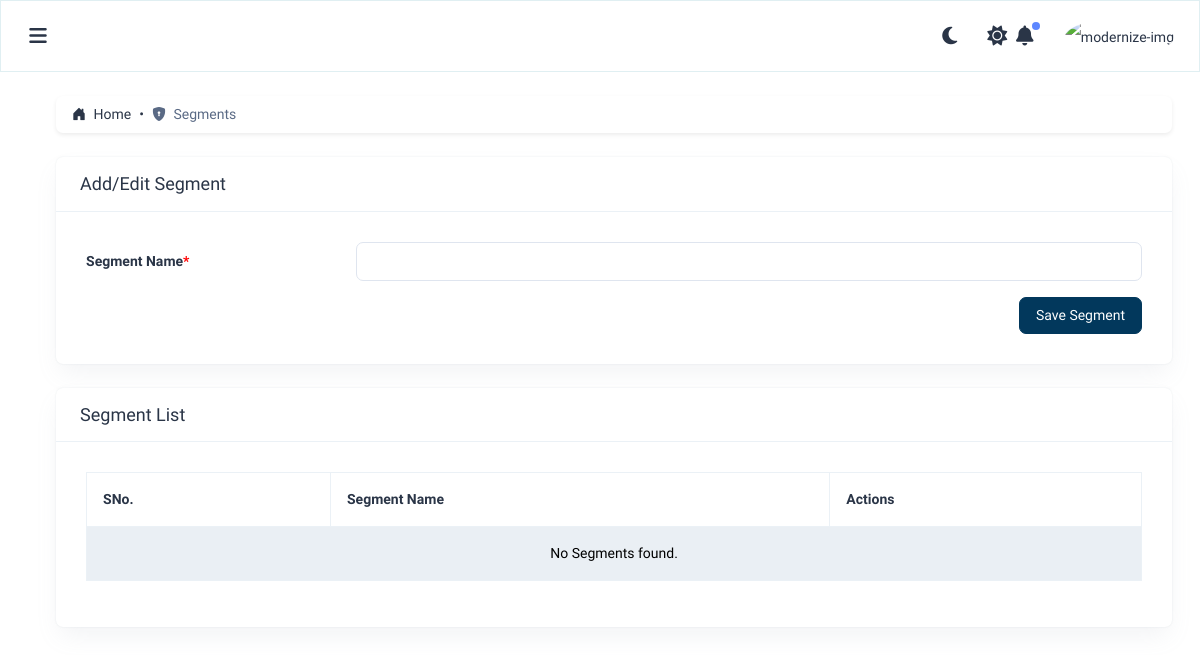
The app's page /segments/, older data.
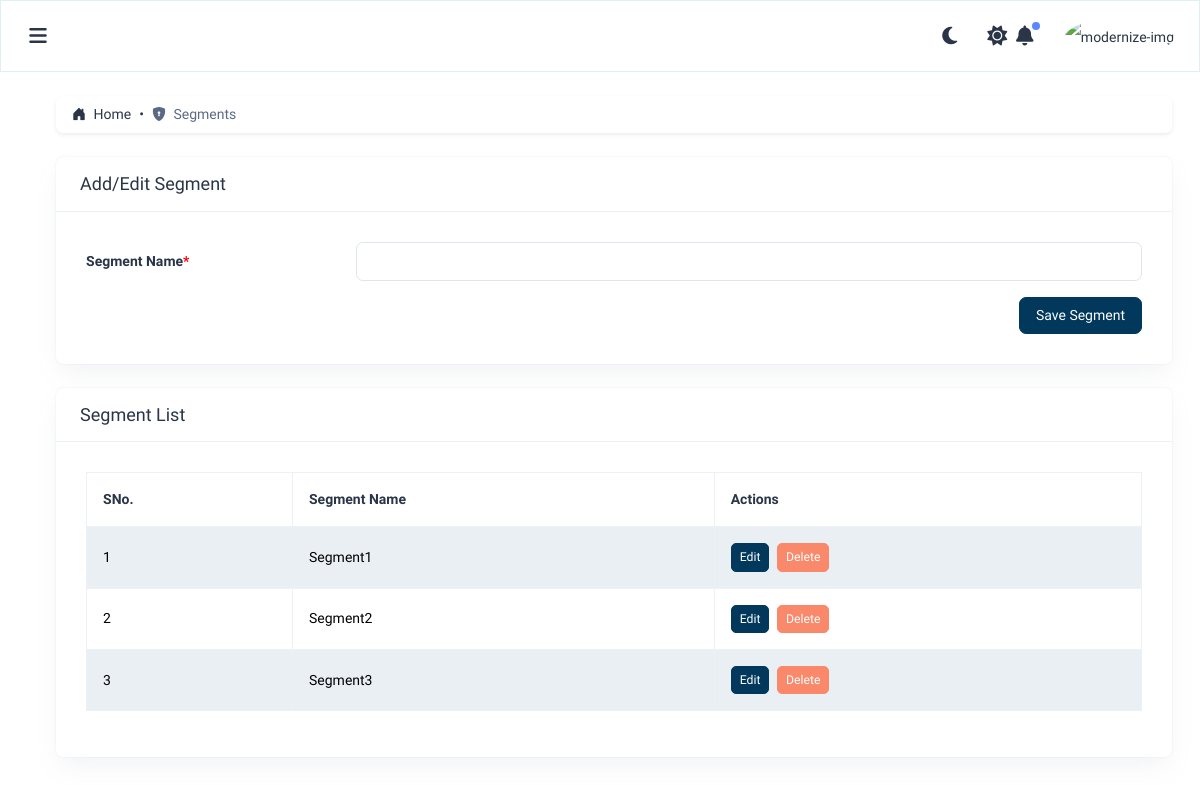
The same page, newer data.
### incentives/models.py (models this page shows, shortened)
class AuditMixin(models.Model):
    created_by = models.CharField(max_length=100, null=True, blank=True)
    updated_by = models.CharField(max_length=100, null=True, blank=True)
    created_at = models.DateTimeField(default=timezone.now)
    updated_at = models.DateTimeField(auto_now=True)
    class Meta:
        abstract = True

class Segment(AuditMixin):
    name = models.CharField(max_length=100, unique=True)

### incentives/views.py (the view)
# urls.py: path('segments/', views.segment, name='segment'),
def segment(request):
    edit_id = request.GET.get('edit')
    delete_id = request.POST.get('delete_id')
    if delete_id:
        segment = get_object_or_404(Segment, id=delete_id)
        segment.delete()
        messages.success(request, "Segment deleted successfully.")
        return redirect('segment')  # Update with your url name
    if edit_id:
        segment = get_object_or_404(Segment, id=edit_id)
    else:
        segment = Segment()
    if request.method == 'POST' and not delete_id:
        form = SegmentForm(request.POST, instance=segment)
        if form.is_valid():
            form.save()
            messages.success(request, "Segment saved successfully.")
            return redirect('segment')  # Update with your url name
    else:
        form = SegmentForm(instance=segment)
    segments = Segment.objects.all()
    return render(request, 'owner/master/segment.html', {
        'form': form,
        'Segments': segments,
        'title': 'Add/Edit Segment',
        'button_label': 'Save Segment'
    })

### incentives/forms.py
class SegmentForm(ModelForm):
    class Meta:
        model = Segment
        fields = ['name']

### incentives/templates/owner/master/segment.html (shortened to what this page needs)
{% extends 'layouts/layout.html' %}
{% load static %}
{% load form_filters %}
{% block content %}
<div class="card mb-4 shadow-sm">
  <div class="card-body py-2 px-3">
    <nav aria-label="breadcrumb">
      <ol class="breadcrumb mb-0">
        <li class="breadcrumb-item">
          <a href="{% url 'admin_dashboard' %}" class="text-decoration-none text-custom">
            <i class="bi bi-house-door-fill me-1"></i> Home
          </a>
        </li>
        <li class="breadcrumb-item active" aria-current="page">
          <i class="bi bi-shield-lock-fill me-1"></i> Segments
        </li>
      </ol>
    </nav>
  </div>
</div>
<div class="col-lg-12 mb-4">
  <div class="card">
    <div class="px-4 py-3 border-bottom">
      <h4 class="card-title mb-0">{{ title }}</h4>
    </div>
    <div class="card-body">
      <form method="post" novalidate>
        <div class="mb-3 row align-items-center">
          <label class="col-sm-3 col-form-label">Segment Name<span class="mandy">*</span></label>
          <div class="col-sm-9">
            <input type="text" name="name" class="form-control" value="{{ form.name.value|default:'' }}" required>
          </div>
        </div>
        <div class="text-end">
          <button type="submit" class="btn btn-custom">{{ button_label }}</button>
        </div>
      </form>
    </div>
  </div>
</div>
<div class="col-lg-12">
  <div class="card">
    <div class="px-4 py-3 border-bottom">
      <h4 class="card-title mb-0">Segment List</h4>
    </div>
    <div class="card-body">
      <div class="table-responsive">
        <table class="table table-bordered table-striped align-middle">
          <thead>
            <tr>
              <th>SNo.</th>
              <th>Segment Name</th>
              <th>Actions</th>
            </tr>
          </thead>
          <tbody>
            {% for Segment in Segments %}
            <tr>
              <td>{{ forloop.counter }}</td>
              <td>{{ Segment.name }}</td>
              <td>
                <a class="btn btn-custom btn-sm me-1" href="?edit={{ Segment.id }}">Edit</a>
                <form method="post" style="display:inline;">
                  <button type="submit" class="btn btn-danger btn-sm" onclick="return confirm('Are you sure you want to delete this Segment?')">Delete</button>
                </form>
              </td>
            </tr>
            {% empty %}
            <tr>
              <td colspan="3" class="text-center">No Segments found.</td>
            </tr>
            {% endfor %}
          </tbody>
        </table>
      </div>
    </div>
  </div>
</div>
{% endblock %}

Row changes from the older to the newer data that the page shows:
added Segment: name "Segment1"
added Segment: name "Segment2"
added Segment: name "Segment3"
Text that changed along with them:
text no longer shown: "No Segments found."
